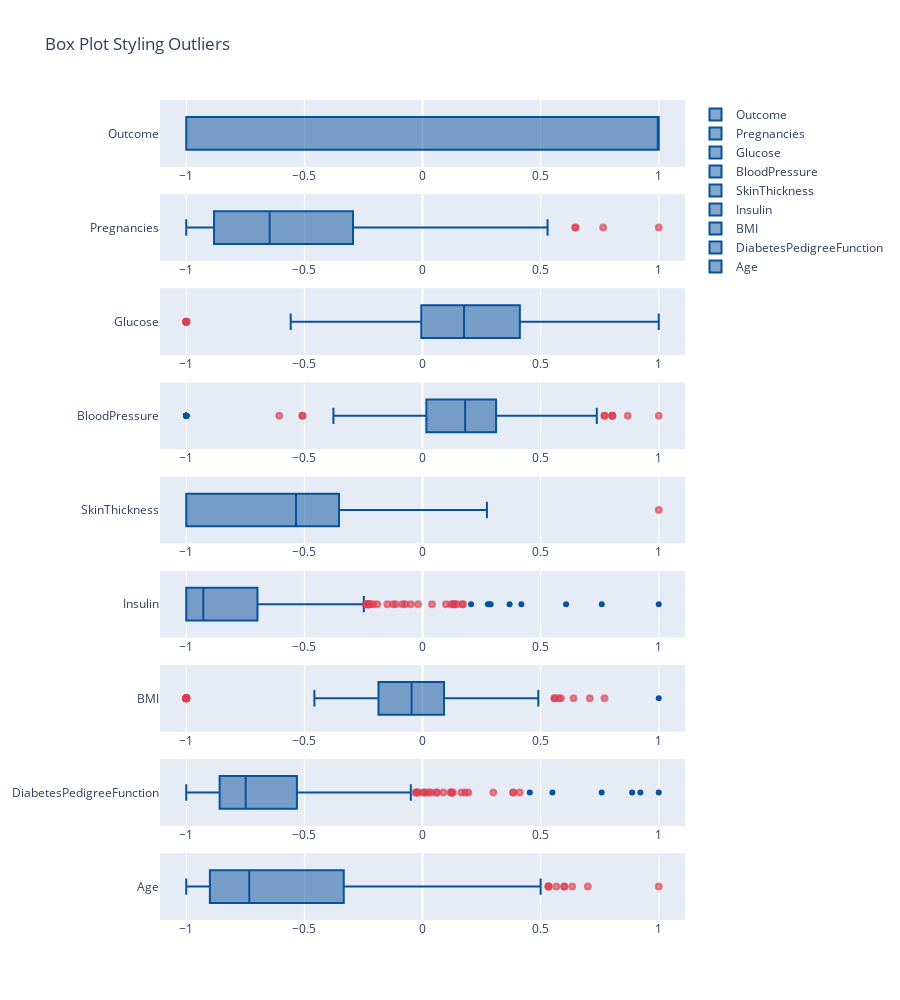

The notebook cell saved with this chart:
### Code cell
plot_boxplot_facet(db_df_scale)

### Figure 1 — Plotly figure (JSON) as saved in the notebook; plotly's stock layout.template omitted (floating-point values rounded to 4 significant figures; data arrays with more than 128 entries replaced by an {"elided": "..."} marker saying what was removed)
{"data": [{"boxpoints": "suspectedoutliers", "line": {"color": "rgb(8,81,156)"}, "marker": {"color": "rgb(8,81,156)", "line": {"outliercolor": "rgba(219, 64, 82, 0.6)", "outlierwidth": 2}, "outliercolor": "rgba(219, 64, 82, 0.6)"}, "name": "Outcome", "type": "box", "x": {"elided": "768 int values"}, "xaxis": "x", "yaxis": "y"}, {"boxpoints": "suspectedoutliers", "line": {"color": "rgb(8,81,156)"}, "marker": {"color": "rgb(8,81,156)", "line": {"outliercolor": "rgba(219, 64, 82, 0.6)", "outlierwidth": 2}, "outliercolor": "rgba(219, 64, 82, 0.6)"}, "name": "Pregnancies", "type": "box", "x": {"elided": "768 float values"}, "xaxis": "x2", "yaxis": "y2"}, {"boxpoints": "suspectedoutliers", "line": {"color": "rgb(8,81,156)"}, "marker": {"color": "rgb(8,81,156)", "line": {"outliercolor": "rgba(219, 64, 82, 0.6)", "outlierwidth": 2}, "outliercolor": "rgba(219, 64, 82, 0.6)"}, "name": "Glucose", "type": "box", "x": {"elided": "768 float values"}, "xaxis": "x3", "yaxis": "y3"}, {"boxpoints": "suspectedoutliers", "line": {"color": "rgb(8,81,156)"}, "marker": {"color": "rgb(8,81,156)", "line": {"outliercolor": "rgba(219, 64, 82, 0.6)", "outlierwidth": 2}, "outliercolor": "rgba(219, 64, 82, 0.6)"}, "name": "BloodPressure", "type": "box", "x": {"elided": "768 float values"}, "xaxis": "x4", "yaxis": "y4"}, {"boxpoints": "suspectedoutliers", "line": {"color": "rgb(8,81,156)"}, "marker": {"color": "rgb(8,81,156)", "line": {"outliercolor": "rgba(219, 64, 82, 0.6)", "outlierwidth": 2}, "outliercolor": "rgba(219, 64, 82, 0.6)"}, "name": "SkinThickness", "type": "box", "x": {"elided": "768 float values"}, "xaxis": "x5", "yaxis": "y5"}, {"boxpoints": "suspectedoutliers", "line": {"color": "rgb(8,81,156)"}, "marker": {"color": "rgb(8,81,156)", "line": {"outliercolor": "rgba(219, 64, 82, 0.6)", "outlierwidth": 2}, "outliercolor": "rgba(219, 64, 82, 0.6)"}, "name": "Insulin", "type": "box", "x": {"elided": "768 float values"}, "xaxis": "x6", "yaxis": "y6"}, {"boxpoints": "suspectedoutliers", "line": {"color": "rgb(8,81,156)"}, "marker": {"color": "rgb(8,81,156)", "line": {"outliercolor": "rgba(219, 64, 82, 0.6)", "outlierwidth": 2}, "outliercolor": "rgba(219, 64, 82, 0.6)"}, "name": "BMI", "type": "box", "x": {"elided": "768 float values"}, "xaxis": "x7", "yaxis": "y7"}, {"boxpoints": "suspectedoutliers", "line": {"color": "rgb(8,81,156)"}, "marker": {"color": "rgb(8,81,156)", "line": {"outliercolor": "rgba(219, 64, 82, 0.6)", "outlierwidth": 2}, "outliercolor": "rgba(219, 64, 82, 0.6)"}, "name": "DiabetesPedigreeFunction", "type": "box", "x": {"elided": "768 float values"}, "xaxis": "x8", "yaxis": "y8"}, {"boxpoints": "suspectedoutliers", "line": {"color": "rgb(8,81,156)"}, "marker": {"color": "rgb(8,81,156)", "line": {"outliercolor": "rgba(219, 64, 82, 0.6)", "outlierwidth": 2}, "outliercolor": "rgba(219, 64, 82, 0.6)"}, "name": "Age", "type": "box", "x": {"elided": "768 float values"}, "xaxis": "x9", "yaxis": "y9"}], "layout": {"height": 1000, "title": {"text": "Box Plot Styling Outliers"}, "xaxis": {"anchor": "y", "domain": [0, 1]}, "xaxis2": {"anchor": "y2", "domain": [0, 1]}, "xaxis3": {"anchor": "y3", "domain": [0, 1]}, "xaxis4": {"anchor": "y4", "domain": [0, 1]}, "xaxis5": {"anchor": "y5", "domain": [0, 1]}, "xaxis6": {"anchor": "y6", "domain": [0, 1]}, "xaxis7": {"anchor": "y7", "domain": [0, 1]}, "xaxis8": {"anchor": "y8", "domain": [0, 1]}, "xaxis9": {"anchor": "y9", "domain": [0, 1]}, "yaxis": {"anchor": "x", "domain": [0.9185, 1]}, "yaxis2": {"anchor": "x2", "domain": [0.8037, 0.8852]}, "yaxis3": {"anchor": "x3", "domain": [0.6889, 0.7704]}, "yaxis4": {"anchor": "x4", "domain": [0.5741, 0.6556]}, "yaxis5": {"anchor": "x5", "domain": [0.4593, 0.5407]}, "yaxis6": {"anchor": "x6", "domain": [0.3444, 0.4259]}, "yaxis7": {"anchor": "x7", "domain": [0.2296, 0.3111]}, "yaxis8": {"anchor": "x8", "domain": [0.1148, 0.1963]}, "yaxis9": {"anchor": "x9", "domain": [0, 0.08148]}}}
